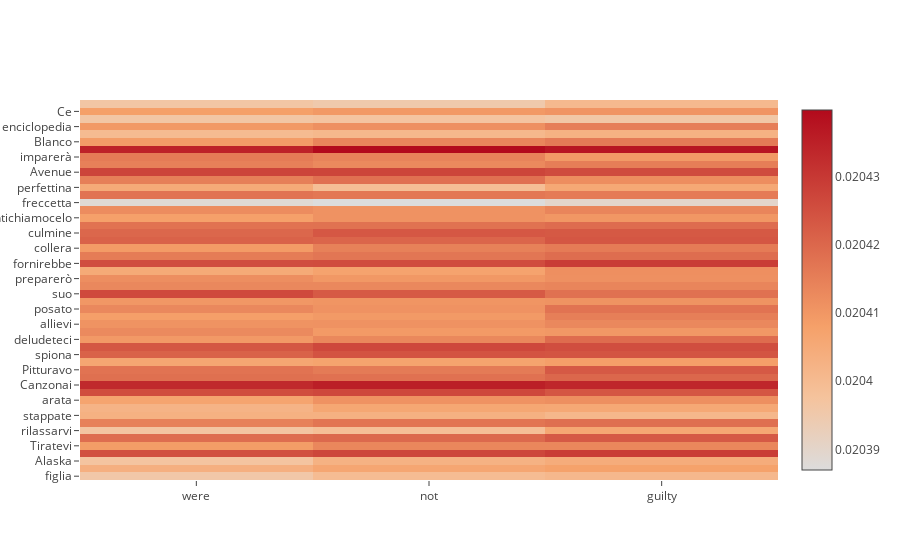

The code cell stored with this chart in its notebook:
### Code cell
predict_random_val_sentence(1,True)

### Figure 1 — Plotly figure (JSON) as saved in the notebook; plotly's stock layout.template omitted (floating-point values rounded to 4 significant figures; data arrays with more than 128 entries replaced by an {"elided": "..."} marker saying what was removed)
{"data": [{"colorscale": "Reds", "type": "heatmap", "uid": "2ede232b-7de2-4525-a92f-f3f09465af7a", "x": ["were", "not", "guilty"], "y": ["figlia", "pregevoli", "Alaska", "Liberò", "Tiratevi", "straccio", "rilassarvi", "correggeteli", "stappate", "tradizionali", "arata", "sprofondò", "Canzonai", "Compreremo", "Pitturavo", "astiene", "spiona", "guardato", "deludeteci", "lasciami", "allievi", "inventario", "posato", "Formarono", "suo", "guardino", "preparerò", "didentità", "fornirebbe", "Moltissime", "collera", "risparmiò", "culmine", "risposerò", "dimentichiamocelo", "fotografie", "freccetta", "Rubare", "perfettina", "precauzione", "Avenue", "allentò", "imparerà", "piovuto", "Blanco", "assicurate", "enciclopedia", "caviale", "Ce", "comprarono"], "z": {"elided": "50x3 float values"}}], "layout": {}}
